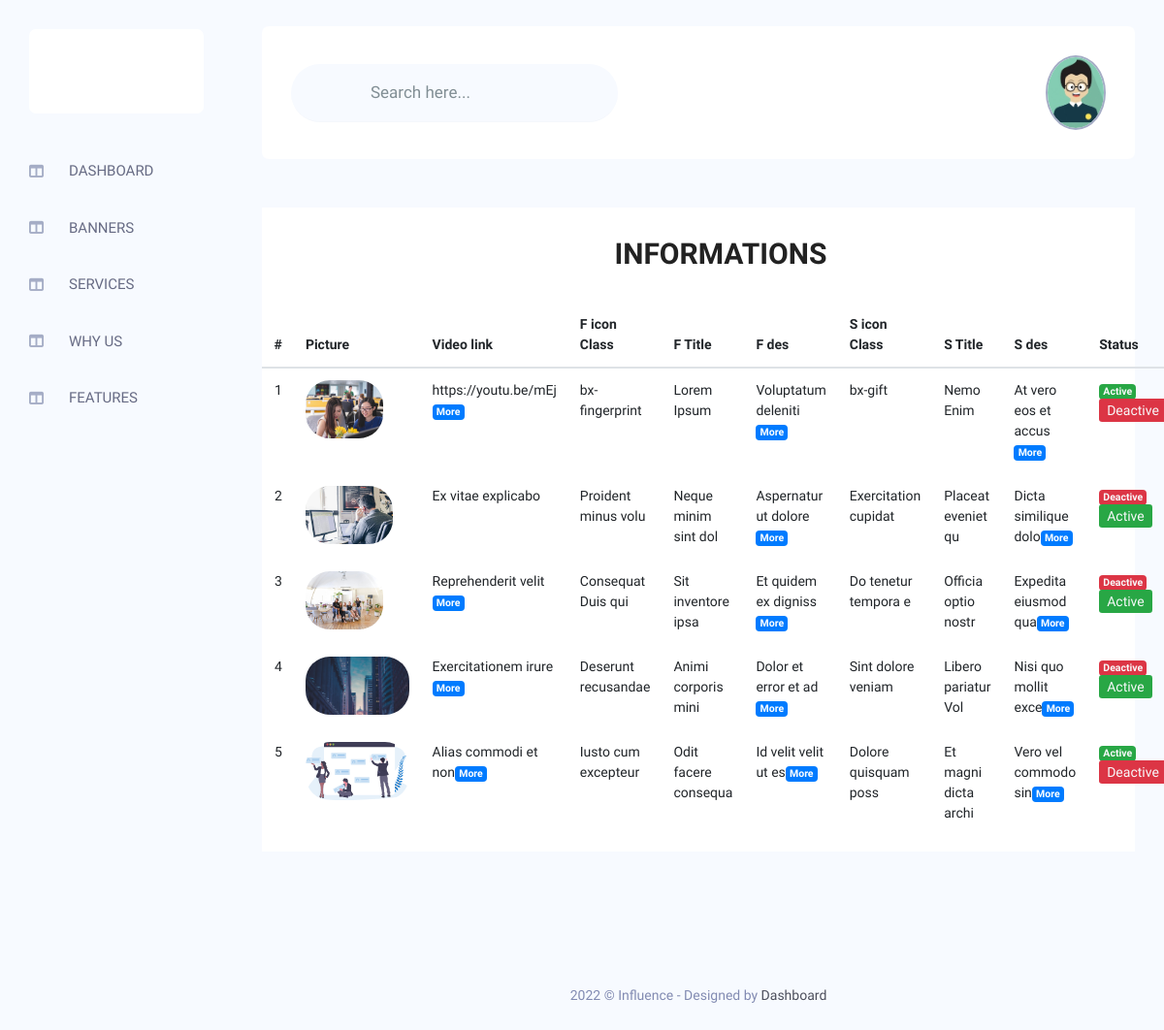
The app's page /dashboard/view_why_us.php (signed in) with its own data.
### tables this page shows
CREATE TABLE `users` (
  `id` int(11) NOT NULL,
  `name` varchar(200) NOT NULL,
  `email` varchar(100) NOT NULL,
  `password` varchar(200) NOT NULL,
  `profile_img` varchar(200) NOT NULL,
  `status` tinyint(1) NOT NULL DEFAULT '1'
);

CREATE TABLE `why_us` (
  `id` int(11) NOT NULL,
  `picture` varchar(255) NOT NULL,
  `video_link` varchar(255) NOT NULL,
  `first_icon` varchar(150) NOT NULL,
  `first_title` varchar(255) NOT NULL,
  `first_description` longtext NOT NULL,
  `second_icon` varchar(150) NOT NULL,
  `second_title` varchar(255) NOT NULL,
  `second_description` longtext NOT NULL,
  `status` tinyint(2) NOT NULL DEFAULT '1'
);

### dashboard/view_why_us.php (the view)
<?php
include_once './include/header.php';
$_why_select = "SELECT * FROM why_us ORDER BY id ASC";
$_query = mysqli_query($_conn, $_why_select);
$_fetch = mysqli_fetch_all($_query, 1);
?>
<div class="main_content_iner ">
    <div class="container-fluid plr_30 body_white_bg pt_30">
        <div class="row">
            <div class="row justify-content-center">
                <div class="col-md-6 text-center mb-4">
                    <h2 class="heading-section text-uppercase">informations</h2>
                </div>
                <table class="table">
                    <thead class="thead-primary">
                        <tr>
                            <th>#</th>
                            <th>Picture</th>
                            <th>Video link</th>
                            <th>F icon Class</th>
                            <th>F Title</th>
                            <th>F des</th>
                            <th>S icon Class</th>
                            <th>S Title</th>
                            <th>S des</th>
                            <th>Status</th>
                        </tr>
                    </thead>
                    <tbody>
                        <?php
                        foreach ($_fetch as $_key => $_why) {
                        ?>
                            <tr class="alert" role="alert">
                                <td><?= ++$_key ?></td>
                                <td><img src="../img/why_us/<?= $_why['picture'] ?>" alt="" height="60px" style="border-radius: 25px;"></td>
                                <td>
                                    <?php
                                    if (strlen($_why['video_link']) >= 20) {
                                        echo substr($_why['video_link'], 0, 20);
                                        echo '<a class="badge badge-primary btn-sm" href="#" type="button">More</a>';
                                    } else {
                                        echo $_why['video_link'];
                                    }
                                    ?>
                                </td>
                                <td><?= $_why['first_icon'] ?></td>
                                <td><?= $_why['first_title'] ?></td>
                                <td>
                                    <?php
                                    if (strlen($_why['first_description']) >= 20) {
                                        echo substr($_why['first_description'], 0, 20);
                                        echo '<a class="badge badge-primary btn-sm" href="#" type="button">More</a>';
                                    } else {
                                        echo $_why['first_description'];
                                    }
                                    ?>
                                </td>
                                <td><?= $_why['second_icon'] ?></td>
                                <td><?= $_why['second_title'] ?></td>
                                <td>
                                    <?php
                                    if (strlen($_why['second_description']) >= 20) {
                                        echo substr($_why['second_description'], 0, 20);
                                        echo '<a class="badge badge-primary btn-sm" href="#" type="button">More</a>';
                                    } else {
                                        echo $_why['second_description'];
                                    }
                                    ?>
                                </td>
                                <td>
                                    <a href="#" class="badge <?= $_why['status'] == 1 ? 'badge-success' : 'badge-danger' ?> text-light"><?= $_why['status'] == 1 ? 'Active' : 'Deactive' ?></a>
                                    <a href="../controller/why_status.php?id=<?= $_why['id'] ?>" class="btn-sm <?= $_why['status'] == 1 ? 'btn-danger' : 'btn-success' ?> text-light"><?= $_why['status'] == 1 ? 'Deactive' : 'Active' ?></a>
                                </td>
                            </tr>
                        <?php
                        }
                        ?>
                    </tbody>
                </table>
            </div>
        </div>
    </div>
</div>
<?php
include_once './include/footer.php';

### dashboard/include/header.php (shortened to what this page needs)
<?php
include_once '../inc/env.php';
$_user_id = $_SESSION['user_id'];
$_select = "SELECT name, email, profile_img from users WHERE id = '$_user_id'";
$_query = mysqli_query($_conn, $_select);
$_fetch = mysqli_fetch_assoc($_query);
?>
<!DOCTYPE html>
<html lang="zxx">
<head>
    <link rel="stylesheet" href="css/bootstrap.min.css" />
    <link rel="stylesheet" href="css/themify-icons.css" />
    <link rel="stylesheet" href="css/select2.min.css" />
    <link rel="stylesheet" href="css/nice-select.css" />
    <link rel="stylesheet" href="css/gijgo.min.css" />
    <link rel="stylesheet" href="./new_card/new_card.scss" />
    <link rel="stylesheet" href="css/all.min.css" />
    <link rel="stylesheet" href="css/tagsinput.css" />
    <link rel="stylesheet" href="https://cdnjs.cloudflare.com/ajax/libs/font-awesome/6.0.0-beta3/css/all.min.css" />
    <link rel="stylesheet" href="css/summernote-bs4.css" />
    <link rel="stylesheet" href="css/morris.css">
    <link rel="stylesheet" href="css/material-icons.css" />
    <link rel="stylesheet" href="css/metisMenu.css">
    <link rel="stylesheet" href="css/style.css" />
</head>
<body class="crm_body_bg">
    <nav class="sidebar">
        <div class="logo d-flex justify-content-between">
        </div>
        <ul id="sidebar_menu" class="text-uppercase">
            <li class="">
                <a href="#" aria-expanded="true">
                    <i class="fas fa-columns"></i>
                    <span>dashboard</span>
                </a>
            </li>
            <li class=" ">
                <a href="#" aria-expanded="true">
                    <i class="fas fa-columns"></i>
                    <span>Banners</span>
                </a>
            </li>
            <li class=" ">
                <a href="#" aria-expanded="true">
                    <i class="fas fa-columns"></i>
                    <span>Services</span>
                </a>
            </li>
            <li class=" ">
                <a href="#" aria-expanded="true">
                    <i class="fas fa-columns"></i>
                    <span>WHY US</span>
                </a>
            </li>
            <li class=" ">
                <a href="#" aria-expanded="true">
                    <i class="fas fa-columns"></i>
                    <span>Features</span>
                </a>
            </li>
        </ul>
    </nav>
    <section class="main_content dashboard_part">
        <div class="container-fluid no-gutters">
            <div class="row">
                <div class="col-lg-12 p-0">
                    <div class="header_iner d-flex justify-content-between align-items-center">
                        <div class="serach_field-area">
                            <div class="search_inner">
                                <form action="#">
                                    <div class="search_field">
                                        <input type="text" placeholder="Search here...">
                                    </div>
                                    <button type="submit"> <img src="img/icon/icon_search.svg" alt=""> </button>
                                </form>
                            </div>
                        </div>
                        <div class="header_right d-flex justify-content-between align-items-center">
                            <div class="header_notification_warp d-flex align-items-center">
                                <li>
                                </li>
                            </div>
                            <div class="profile_info">
                                <img src="../img/avatar/<?= $_fetch['profile_img'] ?>" alt="#">
                            </div>
                        </div>
                    </div>
                </div>
            </div>
        </div>

### dashboard/include/footer.php (shortened to what this page needs)
<div class="footer_part">
    <div class="container">
        <div class="row">
            <div class="col-lg-12">
                <div class="footer_iner text-center">
                    <p><?= date('Y') ?> &copy; Influence - Designed by<a href="#"> Dashboard</a></p>
                </div>
            </div>
        </div>
    </div>
</div>
</section>
</body>
</html>

### records on screen
users: profile_img (picture)
why_us: picture (picture), video_link "https://youtu.be/mEj", first_icon "bx-fingerprint", first_title "Lorem Ipsum", first_description "Voluptatum deleniti", second_icon "bx-gift", second_title "Nemo Enim", second_description "At vero eos et accus", status "Active"
why_us: picture (picture), video_link "Ex vitae explicabo", first_icon "Proident minus volu", first_title "Neque minim sint dol", first_description "Aspernatur ut dolore", second_icon "Exercitation cupidat", second_title "Placeat eveniet qu", second_description "Dicta similique dolo", status "Deactive"
why_us: picture (picture), video_link "Reprehenderit velit", first_icon "Consequat Duis qui", first_title "Sit inventore ipsa", first_description "Et quidem ex digniss", second_icon "Do tenetur tempora e", second_title "Officia optio nostr", second_description "Expedita eiusmod qua", status "Deactive"
why_us: picture (picture), video_link "Exercitationem irure", first_icon "Deserunt recusandae", first_title "Animi corporis mini", first_description "Dolor et error et ad", second_icon "Sint dolore veniam", second_title "Libero pariatur Vol", second_description "Nisi quo mollit exce", status "Deactive"
why_us: picture (picture), video_link "Alias commodi et non", first_icon "Iusto cum excepteur", first_title "Odit facere consequa", first_description "Id velit velit ut es", second_icon "Dolore quisquam poss", second_title "Et magni dicta archi", second_description "Vero vel commodo sin", status "Active"
